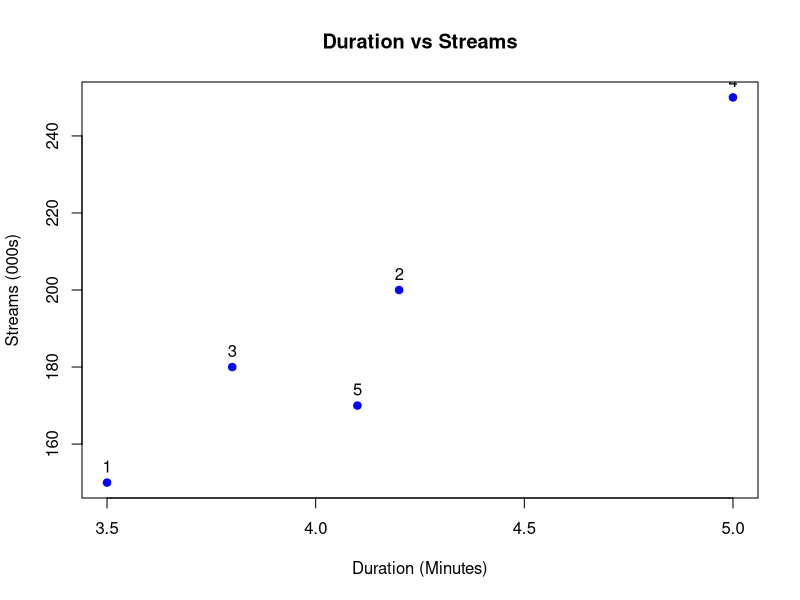

Write R code to recreate this figure.
# Create Dataset
music_data <- data.frame(
  Song_ID = c(1, 2, 3, 4, 5),
  Duration = c(3.5, 4.2, 3.8, 5.0, 4.1),
  Streams = c(150, 200, 180, 250, 170),
  Genre = c("Pop", "Rock", "Pop", "Hip-Hop", "Rock")
)

# Scatter Plot
plot(music_data$Duration,
     music_data$Streams,
     main = "Duration vs Streams",
     xlab = "Duration (Minutes)",
     ylab = "Streams (000s)",
     pch = 19,
     col = "blue")

# Add Song ID labels
text(music_data$Duration,
     music_data$Streams,
     labels = music_data$Song_ID,
     pos = 3)
